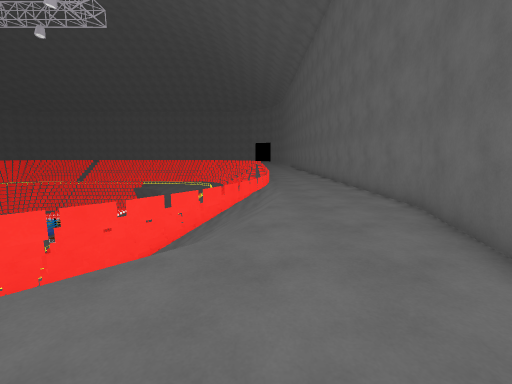
View 1 (above)

24 first-person views from a walk through a Unity game level. The camera is 1.5 m above the floor, tilts 8° down and sees 90° across. The floor is counted in squares, 1 m on a side. Each view is taken from the middle of a square. On the plan, view 1 faces up. The plan holds only what a view shows up to about 13 squares ahead; the rest is blank. The place goes on beyond the plan. The player is left out. Surface patterns are stand-ins for the level's own textures.

View 2
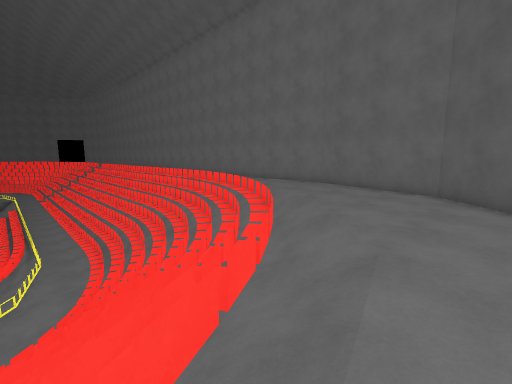

View 3
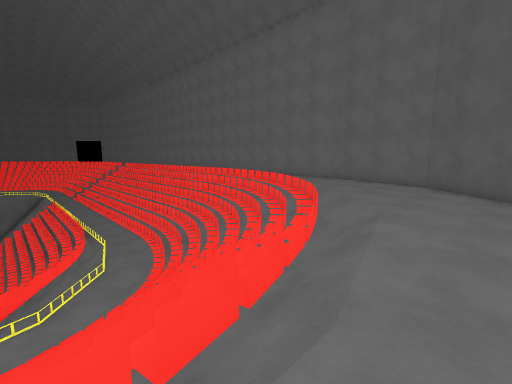

View 4
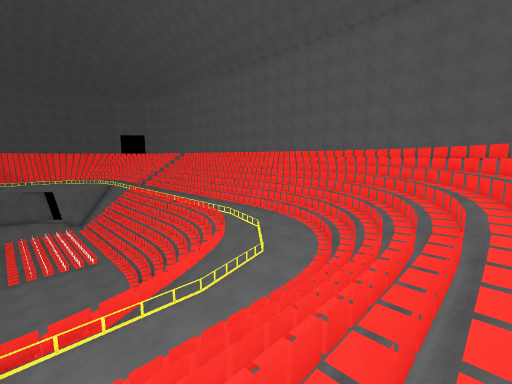

View 5
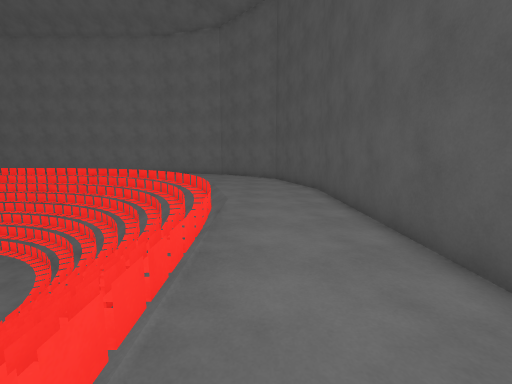

View 6
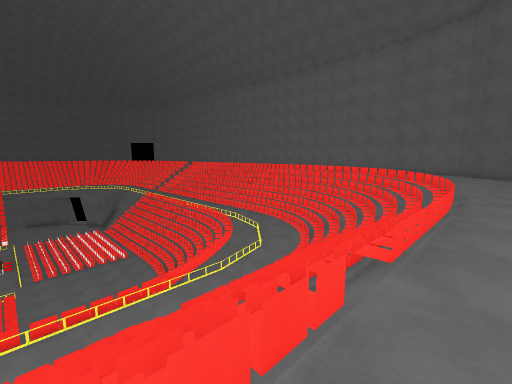

View 7
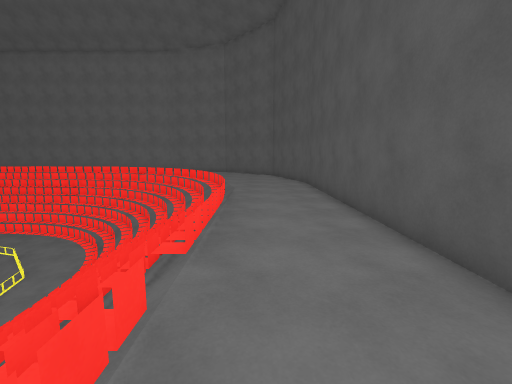

View 8
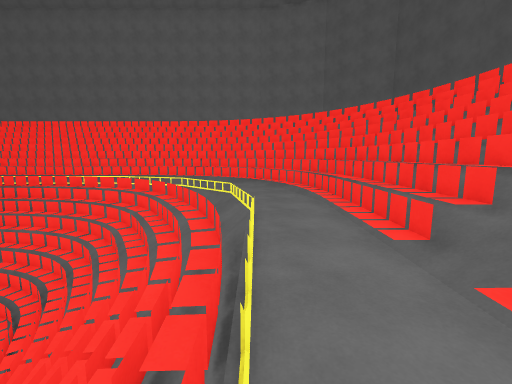

View 9
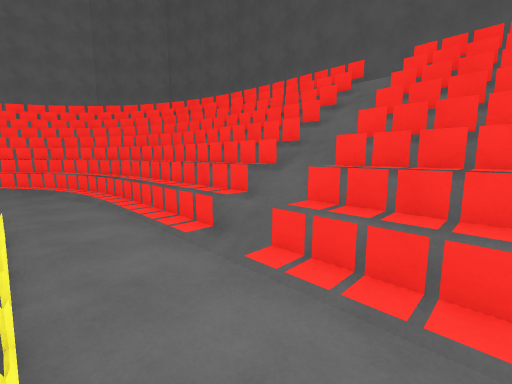

View 10
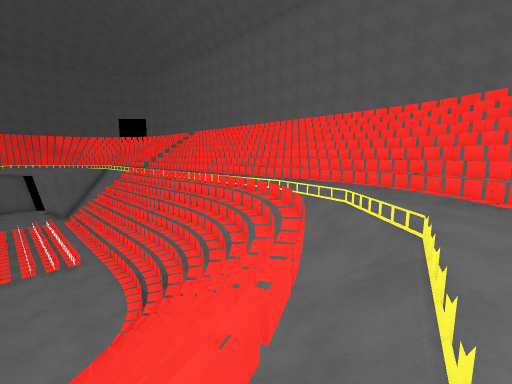

View 11
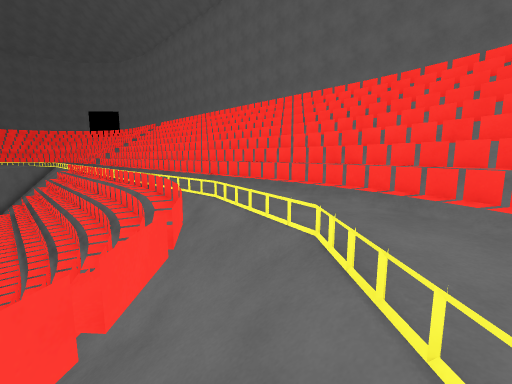

View 12
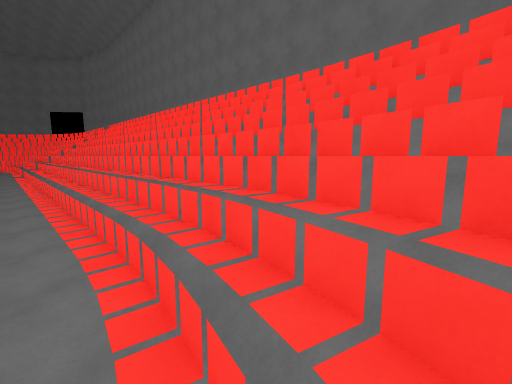

View 13
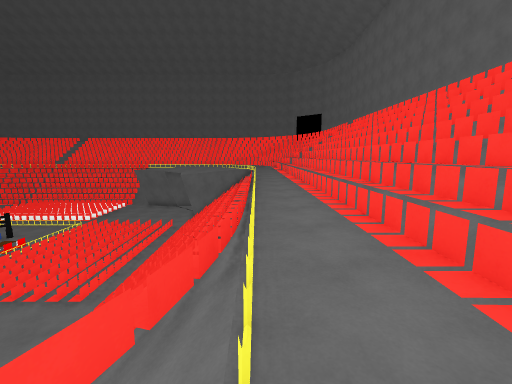

View 14
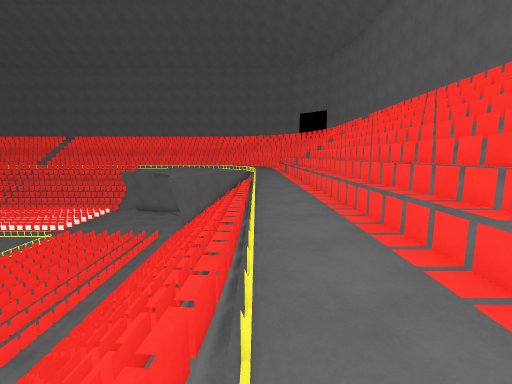

View 15
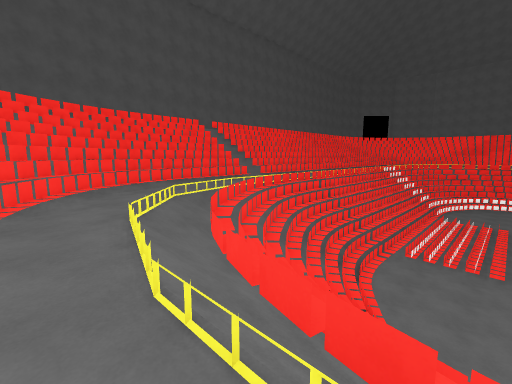

View 16
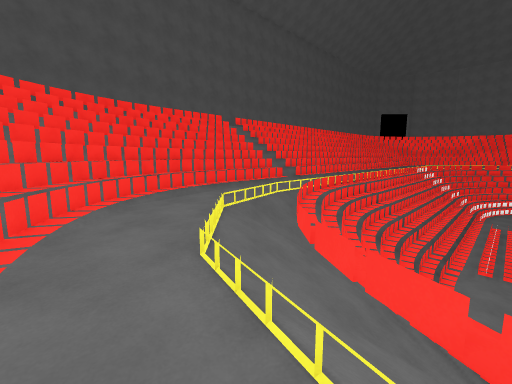

View 17
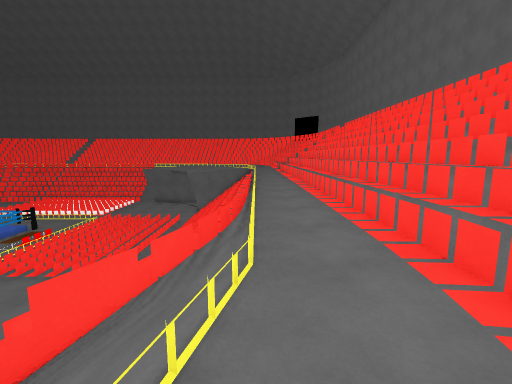

View 18
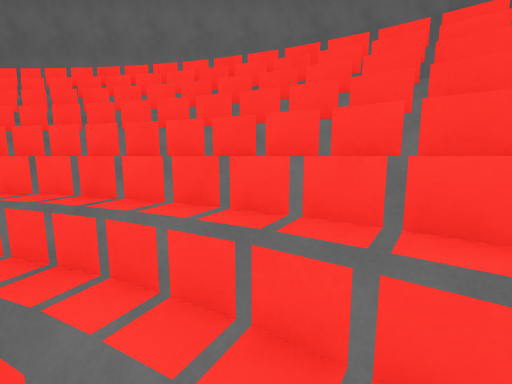

View 19
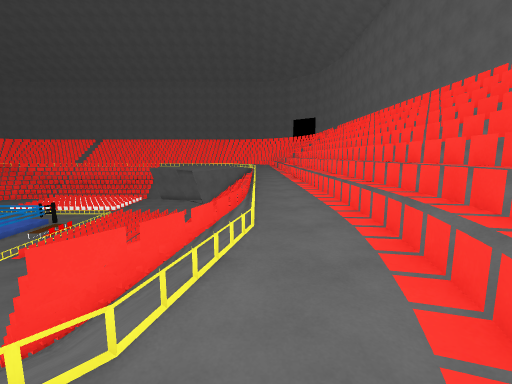

View 20
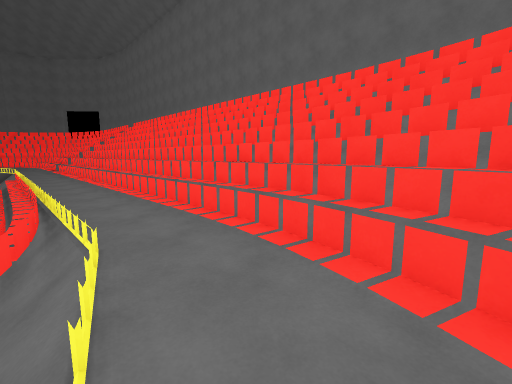

View 21
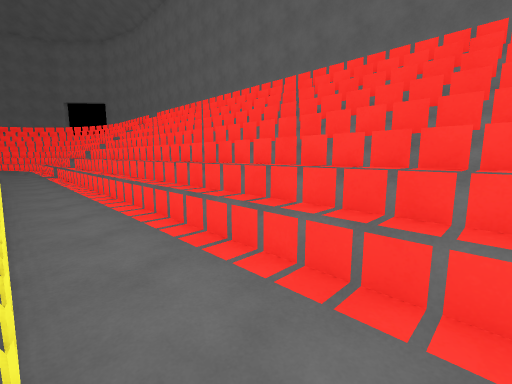

View 22
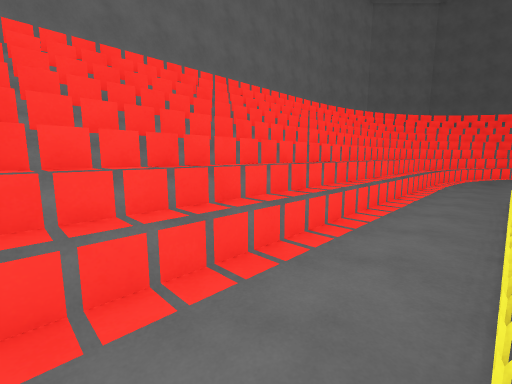

View 23
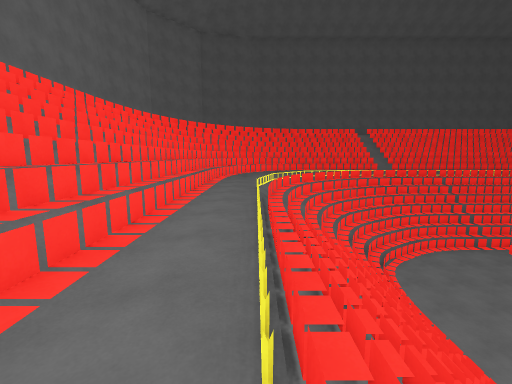

View 24
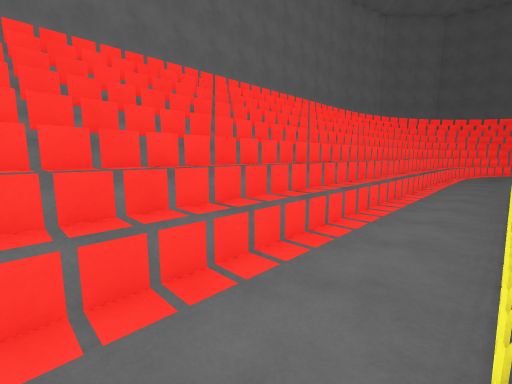

### Floor plan
Key: @ floor where view 1 was taken; # wall or solid block; . main floor; : floor 0.25 m higher than the main floor; - floor 0.25 m lower than the main floor; _ floor 0.75 m lower than the main floor; < floor 2 m lower than the main floor; ( floor 2.25 m lower than the main floor; ! floor 3.75 m lower than the main floor; ? floor 7.75 m lower than the main floor; / step, stairs or slope; = window, fence, low wall or low ledge; ^ raised ledge; v drop or lower ground.
Columns run from 21 left of view 1 to 5 right of it. Each row starts with its distance up from view 1.
 30               !!=###v==   #
 29   =====/? === !!==##v==   #
 28   =====/?==== !!==##vv.   #
 27    ====/?====#!!=###v==   #
 26   =====/?/===#!!==##v==   #
 25   =====/?====#!!==##vv.
 24   =====/?====#!!=###v==
 23   ==/==/?/===#!!==##v==
 22   ???????===##!!==##vv.
 21   ???????=#==#!!=###v==
 20    ??????=#==#!!==##v==   #
 19   ???????=##vv!!==##vv.   #
 18  ???????===#==!!=###v==   #
 17 =???????/=##vv!!==##v==   #
 16 =??????//###vv!!==##vv.   #
 15 #?????//=##vv#!!=###vv.   #
 14 =////=#=###==/!!/###vv=   #
 13 ====/=####==//!!=###v==...#
 12 #=##==##===#//!/=^##vv....#
 11  #####=^===//!!/=^#vv#....#
 10   vv=v=^=////!!=###v==....#
  9   vv=v=////!!!/==^#===....#
  8 !!!!!!!!/!!!!/==##vv=/....#
  7 !!!!!!!!!!!!===^#vv==/....#
  6 ///!/////#===###vv==//...##
  5 #==/=/====######vv=//....#
  4 #////(########vv==//.....#
  3 ==///<<##### vv==//......#
  2 #==//___##==vv==//......##
  1  _///--v-===v=///......##
  0  .#/#::.==.=.........@##
 -1 . ................... #
 -2   ...............
 -3   ..............#
 -4  ################

Positions as (right, up) in squares from view 1, and headings:
1: (0, 0), facing up
2: (-8, 0), facing up-right
3: (-11, -1), facing up-right
4: (-18, 2), facing up-right
5: (-18, -1), facing right
6: (-21, -1), facing up-right
7: (-21, -1), facing right
8: (-21, 8), facing right
9: (-21, 8), facing down-right
10: (-16, 8), facing up-right
11: (-11, 10), facing up-right
12: (-6, 11), facing up-right
13: (-7, 14), facing up
14: (-7, 17), facing up
15: (-6, 18), facing down-left
16: (-6, 15), facing down-left
17: (-7, 12), facing up
18: (-7, 9), facing right
19: (-7, 10), facing up
20: (-8, 11), facing up-right
21: (-7, 18), facing up-right
22: (-7, 27), facing down-right
23: (-7, 28), facing down
24: (-7, 30), facing down-right
